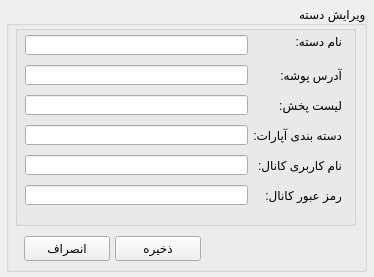
<?xml version="1.0" encoding="UTF-8"?>
<ui version="4.0">
 <class>classEditWindow</class>
 <widget class="QMainWindow" name="classEditWindow">
  <property name="windowModality">
   <enum>Qt::ApplicationModal</enum>
  </property>
  <property name="geometry">
   <rect>
    <x>0</x>
    <y>0</y>
    <width>374</width>
    <height>277</height>
   </rect>
  </property>
  <property name="minimumSize">
   <size>
    <width>374</width>
    <height>277</height>
   </size>
  </property>
  <property name="maximumSize">
   <size>
    <width>374</width>
    <height>277</height>
   </size>
  </property>
  <property name="windowTitle">
   <string>ویرایش دسته</string>
  </property>
  <property name="windowIcon">
   <iconset>
    <normaloff>../icons/edit.png</normaloff>../icons/edit.png</iconset>
  </property>
  <property name="layoutDirection">
   <enum>Qt::RightToLeft</enum>
  </property>
  <widget class="QWidget" name="centralwidget">
   <widget class="QGroupBox" name="mainGroupBox">
    <property name="geometry">
     <rect>
      <x>6</x>
      <y>6</y>
      <width>361</width>
      <height>266</height>
     </rect>
    </property>
    <property name="title">
     <string>ویرایش دسته</string>
    </property>
    <widget class="QGroupBox" name="settingGroupBox">
     <property name="geometry">
      <rect>
       <x>9</x>
       <y>19</y>
       <width>341</width>
       <height>201</height>
      </rect>
     </property>
     <property name="title">
      <string/>
     </property>
     <widget class="QLabel" name="classNameLabel">
      <property name="geometry">
       <rect>
        <x>280</x>
        <y>10</y>
        <width>47</width>
        <height>13</height>
       </rect>
      </property>
      <property name="text">
       <string>نام دسته:</string>
      </property>
     </widget>
     <widget class="QLabel" name="folderPathLabel">
      <property name="geometry">
       <rect>
        <x>216</x>
        <y>40</y>
        <width>111</width>
        <height>20</height>
       </rect>
      </property>
      <property name="text">
       <string>آدرس پوشه:</string>
      </property>
     </widget>
     <widget class="QLabel" name="usenameLabel">
      <property name="geometry">
       <rect>
        <x>216</x>
        <y>130</y>
        <width>111</width>
        <height>20</height>
       </rect>
      </property>
      <property name="text">
       <string>نام کاربری کانال:</string>
      </property>
     </widget>
     <widget class="QLabel" name="classPlaylistNameLabel">
      <property name="geometry">
       <rect>
        <x>216</x>
        <y>70</y>
        <width>111</width>
        <height>20</height>
       </rect>
      </property>
      <property name="text">
       <string>لیست پخش:</string>
      </property>
     </widget>
     <widget class="QLabel" name="classAparatCategoryLabel">
      <property name="geometry">
       <rect>
        <x>216</x>
        <y>100</y>
        <width>111</width>
        <height>20</height>
       </rect>
      </property>
      <property name="text">
       <string>دسته بندی آپارات:</string>
      </property>
     </widget>
     <widget class="QLineEdit" name="classNameLineEdit">
      <property name="geometry">
       <rect>
        <x>10</x>
        <y>10</y>
        <width>223</width>
        <height>20</height>
       </rect>
      </property>
      <property name="readOnly">
       <bool>false</bool>
      </property>
     </widget>
     <widget class="QLineEdit" name="folderPathLineEdit">
      <property name="geometry">
       <rect>
        <x>10</x>
        <y>40</y>
        <width>223</width>
        <height>20</height>
       </rect>
      </property>
      <property name="readOnly">
       <bool>false</bool>
      </property>
     </widget>
     <widget class="QLineEdit" name="classPlaylistNameLineEdit">
      <property name="geometry">
       <rect>
        <x>10</x>
        <y>70</y>
        <width>223</width>
        <height>20</height>
       </rect>
      </property>
      <property name="readOnly">
       <bool>false</bool>
      </property>
     </widget>
     <widget class="QLineEdit" name="classAparatCategoryLineEdit">
      <property name="geometry">
       <rect>
        <x>10</x>
        <y>100</y>
        <width>223</width>
        <height>20</height>
       </rect>
      </property>
      <property name="readOnly">
       <bool>false</bool>
      </property>
     </widget>
     <widget class="QLineEdit" name="usernameLineEdit">
      <property name="geometry">
       <rect>
        <x>10</x>
        <y>130</y>
        <width>223</width>
        <height>20</height>
       </rect>
      </property>
      <property name="readOnly">
       <bool>false</bool>
      </property>
     </widget>
     <widget class="QLabel" name="passwordLabel">
      <property name="geometry">
       <rect>
        <x>216</x>
        <y>160</y>
        <width>111</width>
        <height>20</height>
       </rect>
      </property>
      <property name="text">
       <string>رمز عبور کانال:</string>
      </property>
     </widget>
     <widget class="QLineEdit" name="passwordLineEdit">
      <property name="geometry">
       <rect>
        <x>10</x>
        <y>160</y>
        <width>223</width>
        <height>20</height>
       </rect>
      </property>
      <property name="readOnly">
       <bool>false</bool>
      </property>
     </widget>
    </widget>
    <widget class="QPushButton" name="cancelPushButton">
     <property name="geometry">
      <rect>
       <x>18</x>
       <y>230</y>
       <width>86</width>
       <height>25</height>
      </rect>
     </property>
     <property name="text">
      <string>انصراف</string>
     </property>
    </widget>
    <widget class="QPushButton" name="savePushButton">
     <property name="geometry">
      <rect>
       <x>109</x>
       <y>230</y>
       <width>86</width>
       <height>25</height>
      </rect>
     </property>
     <property name="text">
      <string>ذخیره</string>
     </property>
    </widget>
   </widget>
  </widget>
 </widget>
 <resources/>
 <connections/>
</ui>
